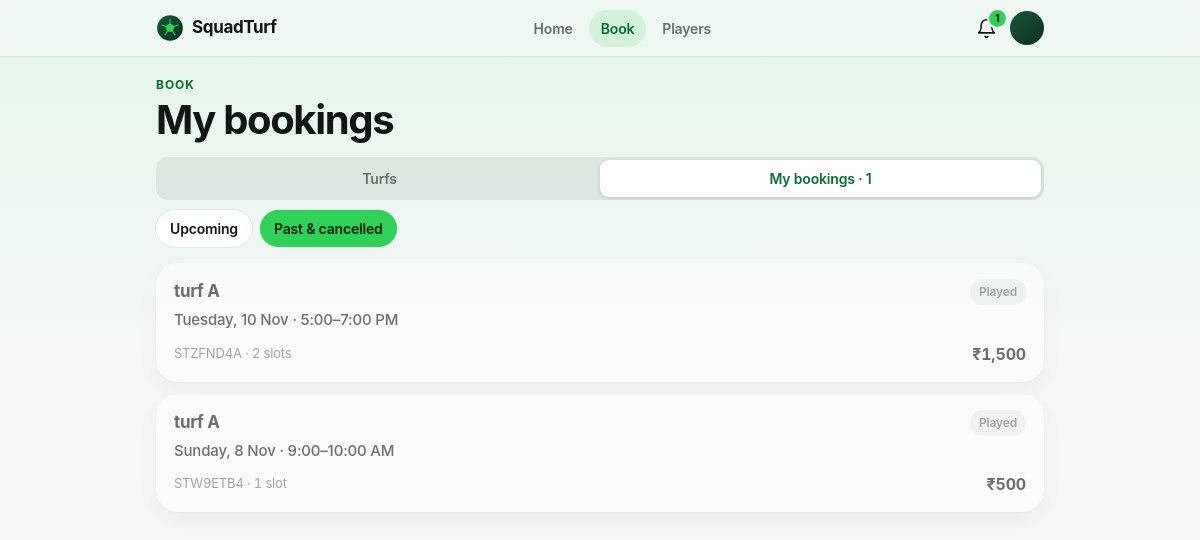
Before: /bookings/?tab=past (signed in) with the older database file.
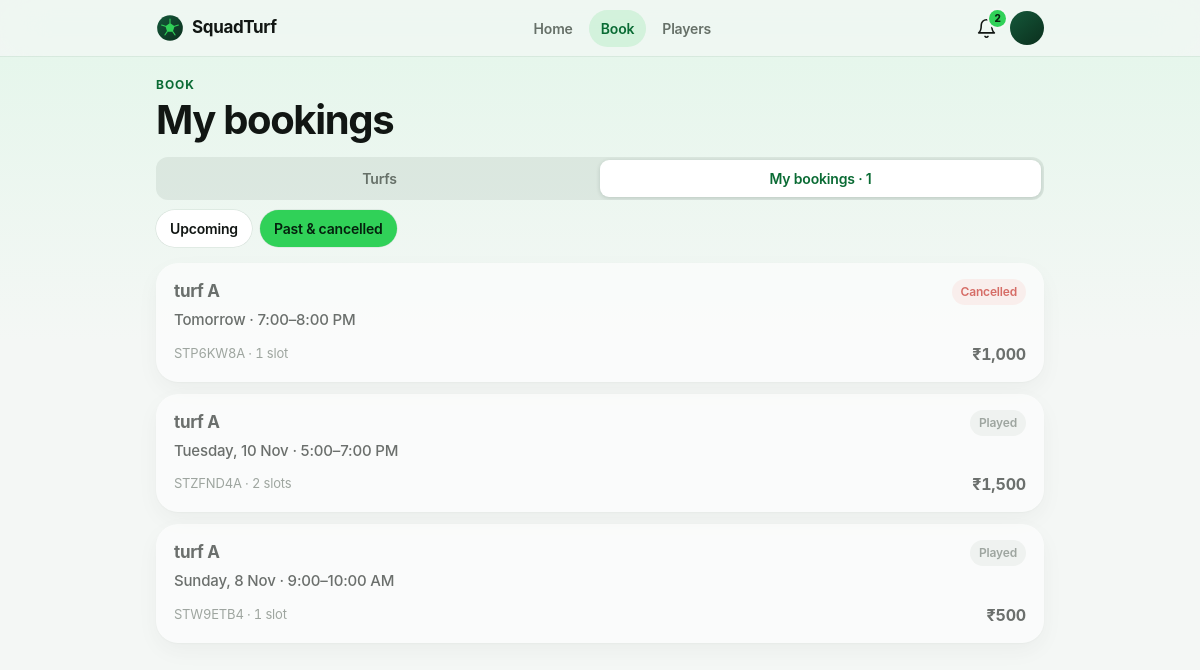
After: the same page with the newer database file.
### core/models.py (models this page shows, shortened)
class Booking(models.Model):
    class Status(models.TextChoices):
        CONFIRMED = 'CONFIRMED', 'Confirmed'
        CANCELLED = 'CANCELLED', 'Cancelled'
    class Source(models.TextChoices):
        ONLINE = 'ONLINE', 'Online'
        WALKIN = 'WALKIN', 'Walk-in'
        BLOCKED = 'BLOCKED', 'Blocked'
    class Payment(models.TextChoices):
        PENDING = 'PENDING', 'Pay at turf'
        PAID = 'PAID', 'Paid'
    class CancelledBy(models.TextChoices):
        PLAYER = 'PLAYER', 'Player'
        TURF = 'TURF', 'Turf'
    reference = models.CharField(max_length=12, unique=True, editable=False)
    turf = models.ForeignKey(Turf, on_delete=models.PROTECT, related_name='bookings')
    user = models.ForeignKey(
        settings.AUTH_USER_MODEL, on_delete=models.SET_NULL, null=True, blank=True,
        related_name='turf_bookings',
    )
    guest_name = models.CharField(max_length=120, blank=True)
    guest_phone = models.CharField(max_length=15, blank=True)
    source = models.CharField(max_length=10, choices=Source.choices, default=Source.ONLINE)
    status = models.CharField(max_length=10, choices=Status.choices, default=Status.CONFIRMED)
    payment_status = models.CharField(max_length=10, choices=Payment.choices, default=Payment.PENDING)
    start_at = models.DateTimeField()
    end_at = models.DateTimeField()
    slot_count = models.PositiveSmallIntegerField(default=1)
    amount = models.DecimalField(max_digits=9, decimal_places=2, default=0)
    note = models.CharField(max_length=255, blank=True)
    cancelled_by = models.CharField(max_length=10, choices=CancelledBy.choices, blank=True)
    cancel_reason = models.CharField(max_length=255, blank=True)
    cancelled_at = models.DateTimeField(null=True, blank=True)
    scanned_at = models.DateTimeField(
        null=True, blank=True, help_text="When the turf scanned this ticket at the gate."
    )
    reminder_sent = models.BooleanField(default=False)
    created_at = models.DateTimeField(auto_now_add=True)
    class Meta:
        ordering = ['-start_at']
        indexes = [
            models.Index(fields=['turf', 'start_at']),
            models.Index(fields=['user', 'start_at']),
        ]
    @property
    def is_cancelled(self):
        return self.status == self.Status.CANCELLED
    @property
    def has_ended(self):
        return self.end_at <= timezone.now()

class Turf(models.Model):
    name = models.CharField(max_length=120)
    location_name = models.CharField(max_length=200)
    slug = models.SlugField(
        unique=True,
        help_text="Used in the QR landing URL, e.g. /t/arena-malaparamba/",
    )
    is_active = models.BooleanField(default=True)
    created_at = models.DateTimeField(auto_now_add=True)
    SLOT_LENGTH_CHOICES = [
        (30, '30 minutes'), (60, '1 hour'), (90, '90 minutes'), (120, '2 hours'),
    ]
    booking_enabled = models.BooleanField(
        default=False,
        help_text="Master switch. Turn on once the turf is onboarded and its details are filled in "
                  "— only then does it appear under Book a turf.",
    )
    bookings_paused = models.BooleanField(
        default=False,
        help_text="Temporarily stop new online bookings. The turf admin can flip this too.",
    )
    description = models.TextField(blank=True)
    address = models.CharField(max_length=255, blank=True)
    map_url = models.URLField(blank=True, help_text="Google Maps link (optional) — used for Directions.")
    cover_image_url = models.URLField(
        max_length=500, blank=True,
        help_text="Direct link to a cover photo (optional). A designed gradient is used if left blank.",
    )
    sports = models.CharField(max_length=200, blank=True, help_text="Comma separated, e.g. Football, Cricket")
    amenities = models.CharField(
        max_length=300, blank=True, help_text="Comma separated, e.g. Floodlights, Parking, Washroom"
    )
    pitch_info = models.CharField(max_length=120, blank=True, help_text="e.g. Artificial turf · 5v5 / 7v7")
    contact_phone = models.CharField(max_length=15, blank=True)
    opens_at = models.TimeField(default=time(6, 0))
    closes_at = models.TimeField(
        default=time(23, 0), help_text="Use 12:00 AM (midnight) to run until the end of the day."
    )
    slot_minutes = models.PositiveSmallIntegerField(default=60, choices=SLOT_LENGTH_CHOICES)
    max_slots_per_booking = models.PositiveSmallIntegerField(
        default=4, validators=[MinValueValidator(1), MaxValueValidator(8)]
    )
    advance_days = models.PositiveSmallIntegerField(
        default=14, validators=[MinValueValidator(1), MaxValueValidator(60)],
        help_text="How many days ahead players can book.",
    )
    cancel_before_hours = models.PositiveSmallIntegerField(
        default=4, validators=[MaxValueValidator(72)],
        help_text="Players can cancel for free until this many hours before the start.",
    )
    price_per_slot = models.DecimalField(max_digits=8, decimal_places=2, default=0)
    peak_price_per_slot = models.DecimalField(max_digits=8, decimal_places=2, null=True, blank=True)
    peak_starts_at = models.TimeField(
        null=True, blank=True, help_text="Peak price applies from this time until closing."
    )
    weekend_is_peak = models.BooleanField(default=False, help_text="Charge the peak price all day Sat & Sun.")
    class Meta:
        ordering = ['name']

### core/booking_views.py (the view)
# urls.py: path('bookings/', v.my_bookings, name='my_bookings'),
@login_required
def my_bookings(request):
    tab = 'past' if request.GET.get('tab') == 'past' else 'upcoming'
    mine = Booking.objects.filter(user=request.user, source=Booking.Source.ONLINE).select_related('turf')
    now = timezone.now()
    upcoming = mine.filter(status=Booking.Status.CONFIRMED, end_at__gt=now).order_by('start_at')
    past = mine.exclude(status=Booking.Status.CONFIRMED, end_at__gt=now).order_by('-start_at')
    return render(request, 'core/booking/my_bookings.html', {
        'tab': tab, 'bookings': upcoming if tab == 'upcoming' else past[:50],
        'upcoming_count': upcoming.count(), 'section': 'mine',
    })

### core/booking_logic.py (called while the page is built)
def local_today():
    return timezone.localdate()

def fmt_time(dt):
    return timezone.localtime(dt).strftime('%I:%M %p').lstrip('0')

def fmt_range(start, end):
    s, e = timezone.localtime(start), timezone.localtime(end)
    if s.strftime('%p') == e.strftime('%p'):
        return f"{s.strftime('%I:%M').lstrip('0')}–{fmt_time(e)}"
    return f"{fmt_time(s)}–{fmt_time(e)}"

def fmt_day(dt_or_date, long=False):
    d = timezone.localtime(dt_or_date).date() if isinstance(dt_or_date, datetime) else dt_or_date
    delta = (d - local_today()).days
    if delta == 0:
        return 'Today'
    if delta == 1:
        return 'Tomorrow'
    if long:
        return f"{d:%A}, {d.day} {d:%b}"
    return f"{d:%a}, {d.day} {d:%b}"

def managed_turfs(user):
    if not user.is_authenticated:
        return []
    cached = getattr(user, '_managed_turfs', None)
    if cached is None:
        cached = [
            link.turf for link in TurfManager.objects.filter(user=user).select_related('turf')
            if link.turf.is_active
        ]
        user._managed_turfs = cached
    return cached

### core/notifications.py (called while the page is built)
def cutoff():
    return timezone.now() - NOTIFICATION_TTL

### core/templates/core/booking/my_bookings.html (shortened to what this page needs)
{% extends 'core/base.html' %}
{% load booking_tags %}
{% block content %}
<div class="st">
  <p class="st-eyebrow">Book</p>
  <h1 class="st-title">My bookings</h1>
  {% include 'core/booking/_book_nav.html' %}
  <nav class="st-chips" style="margin-top:8px" aria-label="Filter">
    <a class="st-chip {% if tab == 'upcoming' %}is-active{% endif %}" href="?tab=upcoming">Upcoming</a>
    <a class="st-chip {% if tab == 'past' %}is-active{% endif %}" href="?tab=past">Past &amp; cancelled</a>
  </nav>
  <div id="live-region">
    {% if bookings %}
    <div class="st-list">{% for b in bookings %}{% include 'core/booking/_bcard.html' %}{% endfor %}</div>
    {% else %}
    <div class="st-empty">
      <b>{% if tab == 'upcoming' %}Nothing booked yet.{% else %}No past bookings.{% endif %}</b>
      {% if tab == 'upcoming' %}Pick a turf and lock in a slot.<div><a class="st-btn" href="{% url 'book_directory' %}">Book a turf</a></div>{% endif %}
    </div>
    {% endif %}
  </div>
</div>
{% endblock %}

### core/templates/core/booking/_bcard.html
{% load booking_tags %}
<a class="st-item {% if b.is_cancelled or b.has_ended %}is-dim{% endif %}" href="{% url 'booking_detail' b.reference %}">
  <div class="st-row">
    <h3>{{ b.turf.name }}</h3>
    {% if b.is_cancelled %}<span class="st-tag st-tag-bad">Cancelled</span>
    {% elif b.has_ended %}<span class="st-tag">Played</span>
    {% elif b.in_progress %}<span class="st-tag st-tag-ok"><i class="st-dot"></i>Live now</span>
    {% else %}<span class="st-tag st-tag-ok">Confirmed</span>{% endif %}
  </div>
  <div class="when">{{ b.start_at|bk_day }} · {{ b|bk_range }}</div>
  <div class="meta">
    <span class="st-muted st-num" style="font-size:13px">{{ b.reference }} · {{ b.slot_count }} slot{{ b.slot_count|pluralize }}</span>
    <b class="st-num">{{ b.amount|inr }}</b>
  </div>
</a>

Changed rows visible on the page:
now on this page (row edited): Booking: turf.name "turf A", status "Cancelled", start_at|bk_day "Tomorrow", start_at+end_at "7:00–8:00 PM", reference "STP6KW8A", slot_count "1", amount|inr "₹1,000"
Other visible differences:
{{ unread_notification_count }}: "1" → "2"
